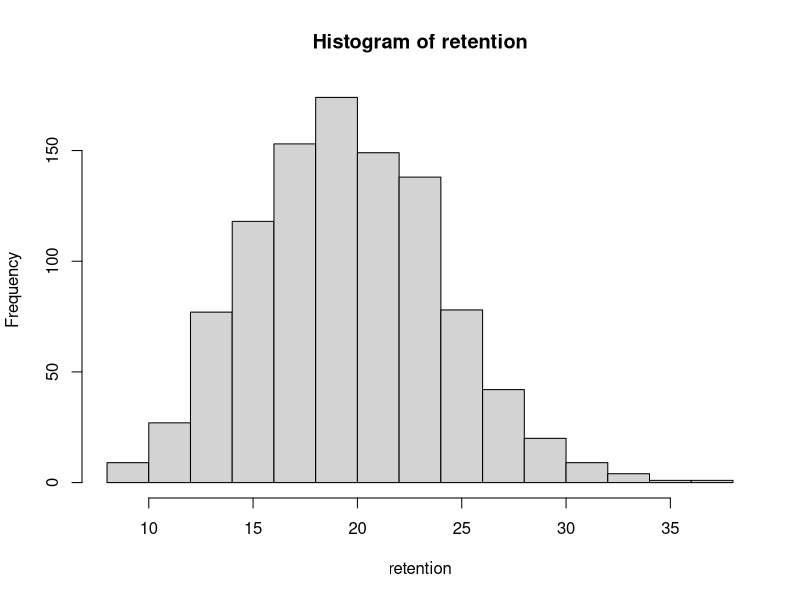
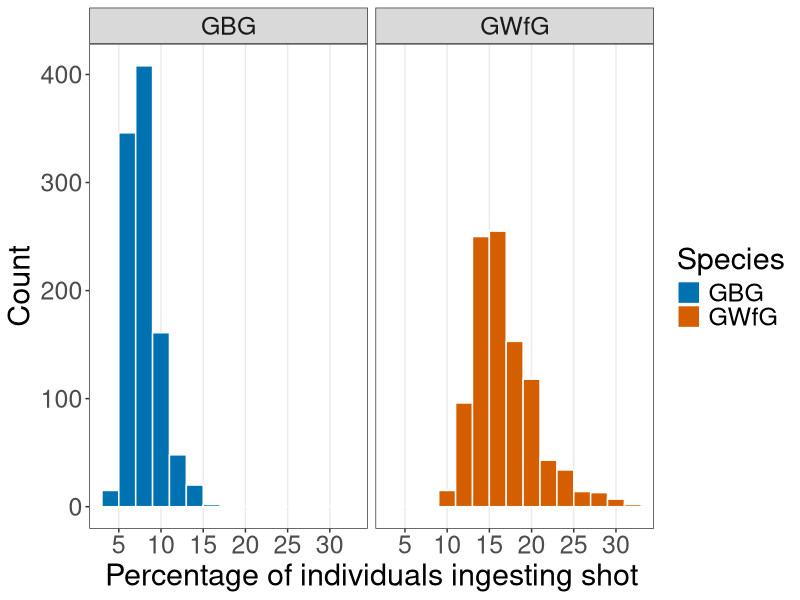
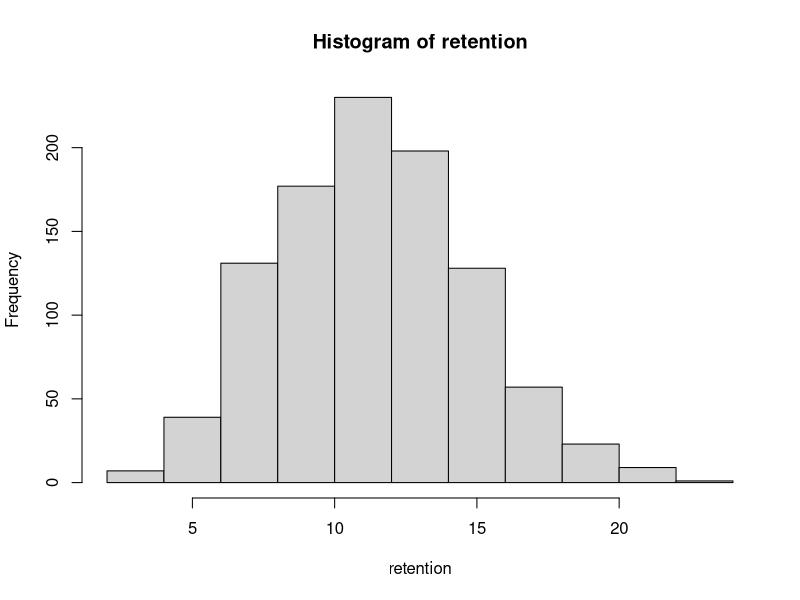
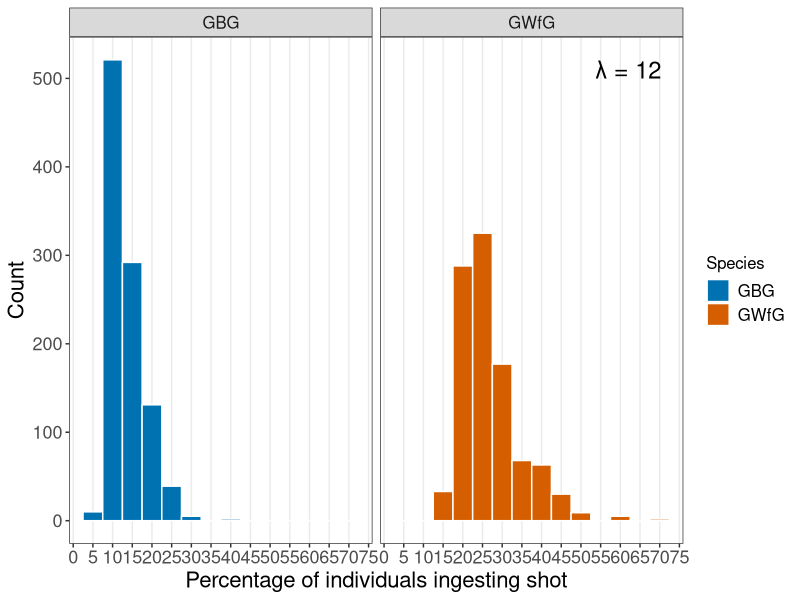
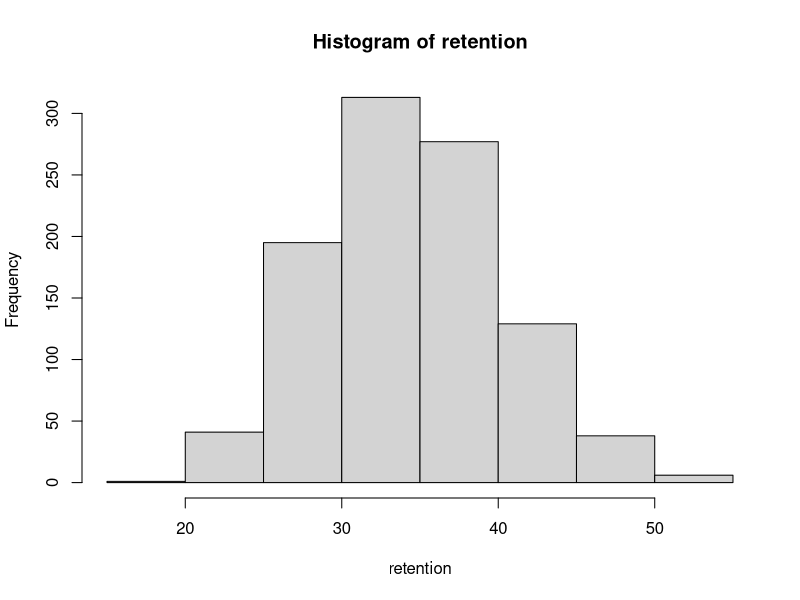
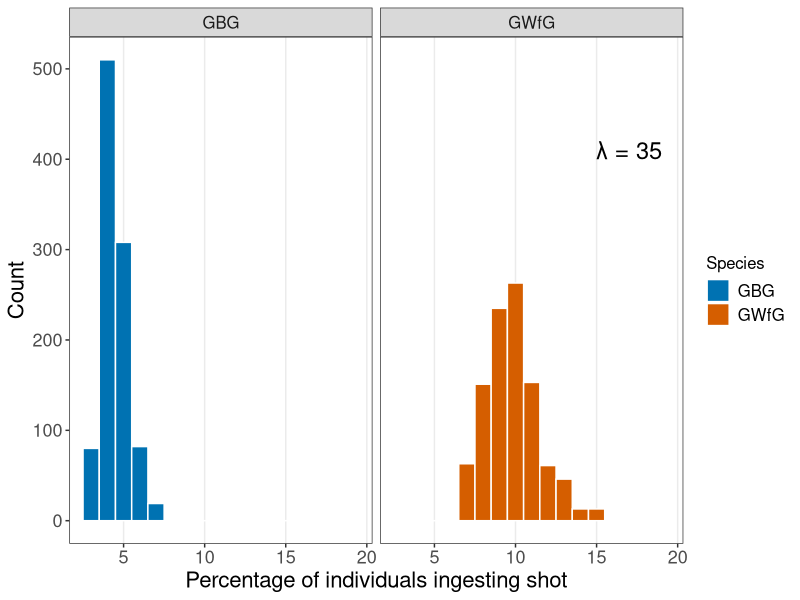
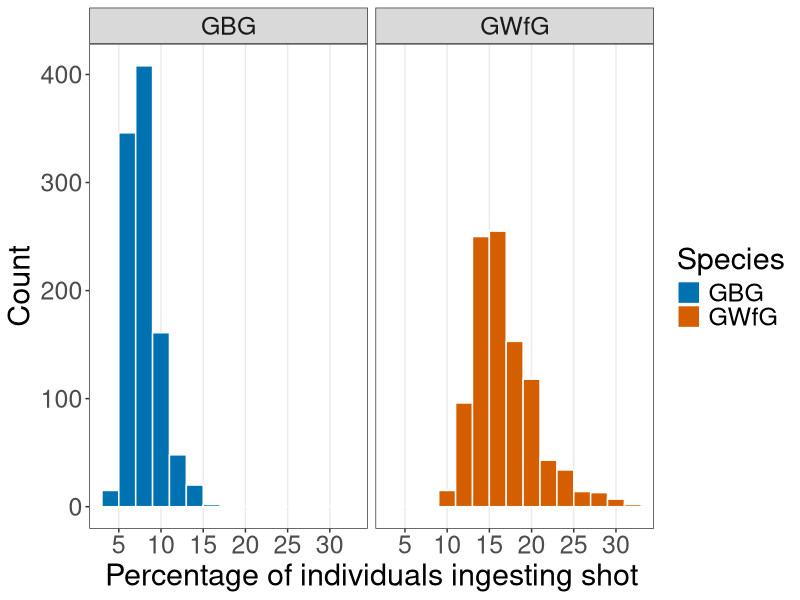

Here is the R script that generated these plots, in order:
## Luke Ozsanlav-Harris

## create a distribution of the percentage of birds exposed to lead within a single winter
## Simulate retention time from a poisson distribution

## packages required
library(ggplot2)


## These are the proportion of bird that we identified shot in
GBG_prev <- (5/483)
GWfG_prev <- (6/260)



#-------------------------------#
#### RUN FOR 20 DAYS AVERAGE ####
#-------------------------------#

## create sample of retention time
set.seed(121)
retention <- rpois(1000,20) # need to stop this going below zero
hist(retention) # histogram of retention times
max(retention) # max value, Should be about 36

## Now work out the multiplication factor
## 150 is the number of days in a winter period
factor <- 150/retention

## Now extrapolate up the instantaneous prevalence rate for a whole winter
## the factor is a power here to account for the fact that some individuals will ingest lead twice
GBG_exposure <- (1-(1-(GBG_prev))^(factor))*100
GWfG_exposure <- (1-(1-(GWfG_prev))^(factor))*100

## Calculate the mean and sd of retention times
mean(GBG_exposure);sd(GBG_exposure)
mean(GWfG_exposure);sd(GWfG_exposure)

## make into a data frame for plotting
GBG_exposure <- as.data.frame(GBG_exposure)
colnames(GBG_exposure) [1] <- "Exposure"
GBG_exposure$Species <- "GBG"
GBG_exposure$col <- "#D55E00"
GWfG_exposure <- as.data.frame(GWfG_exposure)
colnames(GWfG_exposure) [1] <- "Exposure"
GWfG_exposure$Species <- "GWfG"
GWfG_exposure$col <- "#0072B2"
All_exposure <- rbind(GBG_exposure, GWfG_exposure)


## Now plot the distributions
ggplot(data = All_exposure) +
  geom_histogram(aes(Exposure, fill = Species), binwidth = 2, colour = "white") +
  facet_wrap(~Species) +
  theme_bw() +
  xlab("Percentage of individuals ingesting shot") + ylab("Count") + 
  scale_fill_manual(values=c("#0072B2", "#D55E00")) +
  scale_x_continuous(breaks = seq(0,35, 5)) +
  theme(panel.grid.major.y = element_blank(), panel.grid.minor.y = element_blank(), 
        axis.text=element_text(size=18), axis.title=element_text(size=22),
        plot.title = element_text(size=18, face="bold"), legend.text=element_text(size=18), legend.title=element_text(size=22),
        panel.grid.minor.x = element_blank(), strip.text.x = element_text(size = 18)) # +
  # geom_text(data = data.frame(x = 28, y = 410, label = "λ = 20", Species = "GWfG"), 
  #           aes(x = x, y = y, label = label), size = 8)

## save the ggplot
ggsave("Outputs/Plots/Fig 7-Percentage of individuals ingesting lead over a winter.png", 
       width = 28, height = 22, units = "cm")




#-------------------------------#
#### RUN FOR 12 DAYS AVERAGE ####
#-------------------------------#

## create sample of retention time
set.seed(121)
retention <- rpois(1000,12) # need to stop this going below zero
hist(retention) # histogram of retention times
max(retention) # max value, Should be about 36

## Now work out the multiplication factor
## 150 is the number of days in a winter period
factor <- 150/retention

## Now extrapolate up the instantaneous prevalence rate for a whole winter
## the factor is a power here to account for the fact that some individuals will ingest lead twice
GBG_exposure <- (1-(1-(GBG_prev))^(factor))*100
GWfG_exposure <- (1-(1-(GWfG_prev))^(factor))*100

## Calculate the mean and sd of retention times
mean(GBG_exposure);sd(GBG_exposure)
mean(GWfG_exposure);sd(GWfG_exposure)

## make into a data frame for plotting
GBG_exposure <- as.data.frame(GBG_exposure)
colnames(GBG_exposure) [1] <- "Exposure"
GBG_exposure$Species <- "GBG"
GBG_exposure$col <- "#D55E00"
GWfG_exposure <- as.data.frame(GWfG_exposure)
colnames(GWfG_exposure) [1] <- "Exposure"
GWfG_exposure$Species <- "GWfG"
GWfG_exposure$col <- "#0072B2"
All_exposure <- rbind(GBG_exposure, GWfG_exposure)


## Now plot the distributions
ggplot(data = All_exposure) +
  geom_histogram(aes(Exposure, fill = Species), binwidth = 5, colour = "white") +
  facet_wrap(~Species) +
  theme_bw() +
  xlab("Percentage of individuals ingesting shot") + ylab("Count") + 
  scale_fill_manual(values=c("#0072B2", "#D55E00")) +
  scale_x_continuous(breaks = seq(0,90, 5)) +
  theme(panel.grid.major.y = element_blank(), panel.grid.minor.y = element_blank(), 
        axis.text=element_text(size=13), axis.title=element_text(size=16), 
        plot.title = element_text(size=14, face="bold"), legend.text=element_text(size=12), legend.title=element_text(size=12),
        panel.grid.minor.x = element_blank(), strip.text.x = element_text(size = 12)) +
  geom_text(data = data.frame(x = 62, y = 510, Species = "GWfG", label = "λ = 12"), 
            aes(x = x, y = y, label = label), size = 6)







#-------------------------------#
#### RUN FOR 35 DAYS AVERAGE ####
#-------------------------------#

## create sample of retention time
set.seed(121)
retention <- rpois(1000,35) # need to stop this going below zero
hist(retention) # histogram of retention times
max(retention) # max value, Should be about 36

## Now work out the multiplication factor
## 150 is the number of days in a winter period
factor <- 150/retention

## Now extrapolate up the instantaneous prevalence rate for a whole winter
## the factor is a power here to account for the fact that some individuals will ingest lead twice
GBG_exposure <- (1-(1-(GBG_prev))^(factor))*100
GWfG_exposure <- (1-(1-(GWfG_prev))^(factor))*100

## Calculate the mean and sd of retention times
mean(GBG_exposure);sd(GBG_exposure)
mean(GWfG_exposure);sd(GWfG_exposure)

## make into a data frame for plotting
GBG_exposure <- as.data.frame(GBG_exposure)
colnames(GBG_exposure) [1] <- "Exposure"
GBG_exposure$Species <- "GBG"
GBG_exposure$col <- "#D55E00"
GWfG_exposure <- as.data.frame(GWfG_exposure)
colnames(GWfG_exposure) [1] <- "Exposure"
GWfG_exposure$Species <- "GWfG"
GWfG_exposure$col <- "#0072B2"
All_exposure <- rbind(GBG_exposure, GWfG_exposure)


## Now plot the distributions
ggplot(data = All_exposure) +
  geom_histogram(aes(Exposure, fill = Species), binwidth = 1, colour = "white") +
  facet_wrap(~Species) +
  theme_bw() +
  xlab("Percentage of individuals ingesting shot") + ylab("Count") + 
  scale_fill_manual(values=c("#0072B2", "#D55E00")) +
  scale_x_continuous(breaks = seq(0,35, 5)) +
  theme(panel.grid.major.y = element_blank(), panel.grid.minor.y = element_blank(), 
        axis.text=element_text(size=13), axis.title=element_text(size=16), 
        plot.title = element_text(size=14, face="bold"), legend.text=element_text(size=12), legend.title=element_text(size=12),
        panel.grid.minor.x = element_blank(), strip.text.x = element_text(size = 12)) +
  geom_text(data = data.frame(x = 17, y = 410, label = "λ = 35", Species = "GWfG"), 
            aes(x = x, y = y, label = label), size = 6)



